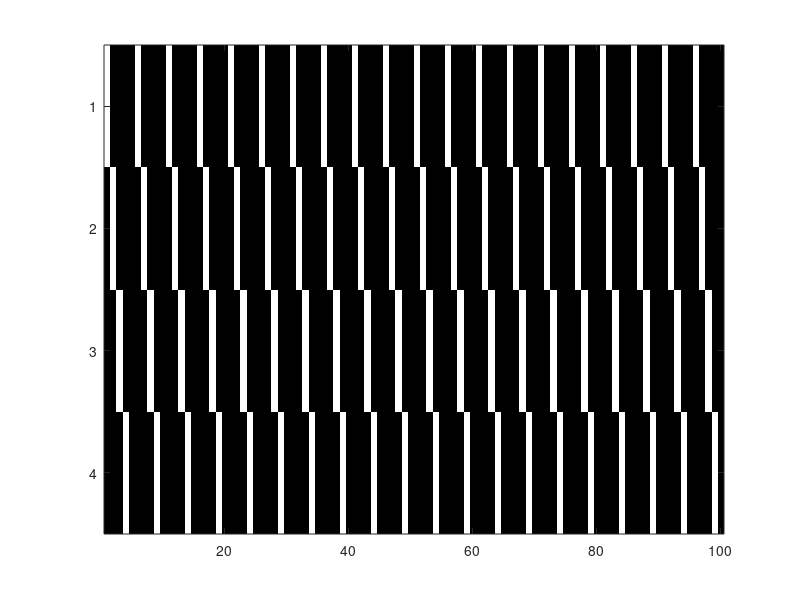
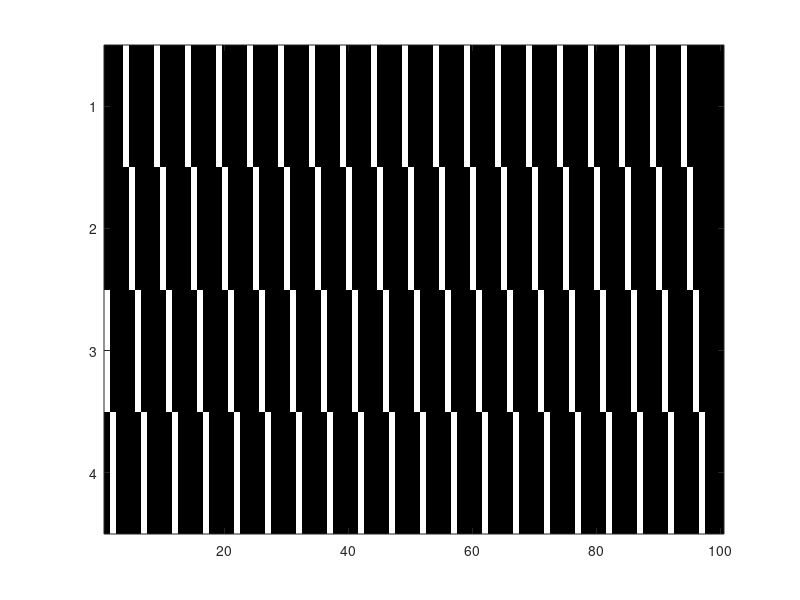
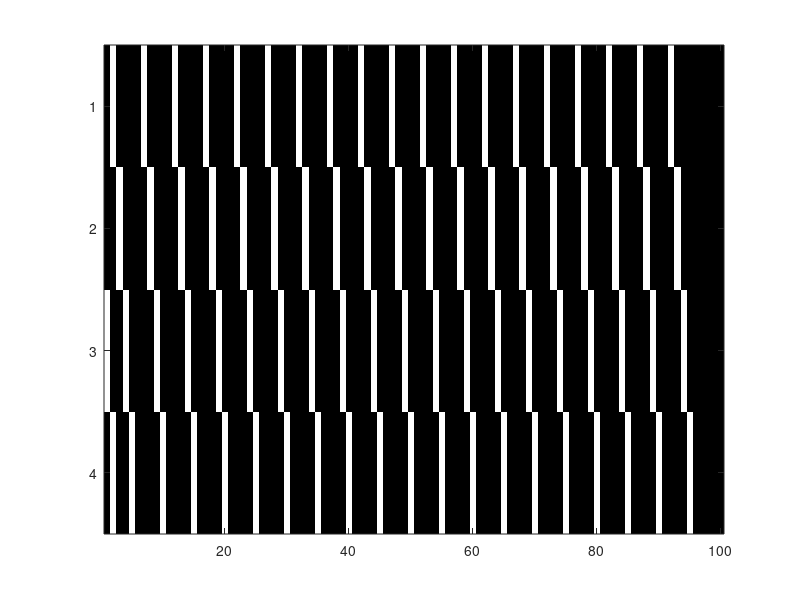
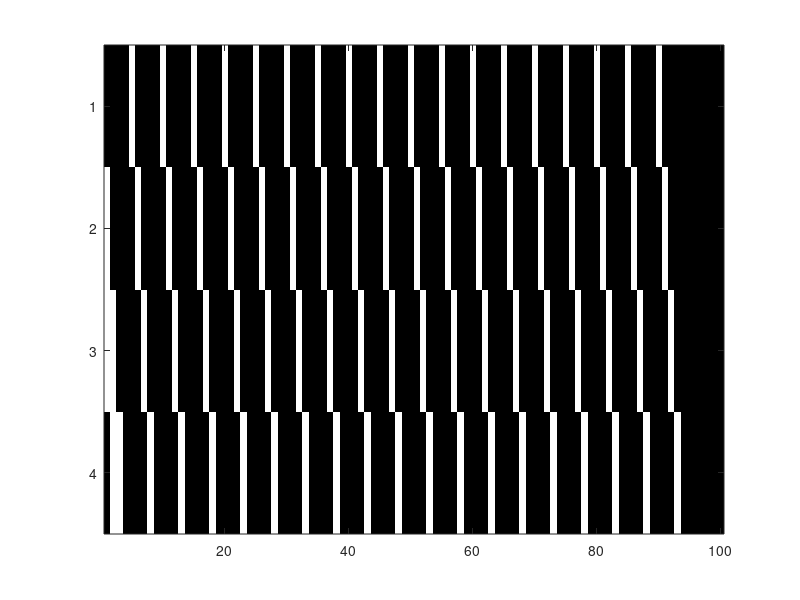

Write MATLAB code to recreate these figures, in order.
my_map = [0,0,0;
          1,0,0;
          0,1,0;
          0,0,1;
          1,1,1];

rect_mat = zeros(4,100);
rect_mat(3,3) = 1;
row_count = size(rect_mat,1);
column_count = length(rect_mat);

for i=1:1:row_count
    for j=i:5:column_count
        if i%2 = 0 
            if j%2 = 0
                rect_mat(i,j) = 1; % Labelling vehicles 1,2,3,4 
            else 
                rect_mat(i,j) = 2;
            end
        else
           if j%2 = 0
                rect_mat(i,j) = 3;
            else 
                rect_mat(i,j) = 4;
            end
        end 
    end
end
figure(1)
colormap(my_map)
imagesc(rect_mat)
for k=2:1:4
    for i=1:1:row_count
        for j=i:1:column_count
            if rect_mat(i,j) == 1||rect_mat(i,j) == 4 
                if j-2 >0
                    rect_mat(i,j-2) = rect_mat(i,j);       % 1 and 4 move 3 blocks per unit time
                    rect_mat(i,j) = 0;
                end
            else
                if j-1 >0
                    rect_mat(i,j-1) = rect_mat(i,j);      % 2 and 3 move 1 block per unit time
                    rect_mat(i,j) = 0;
                end
            end
        end
    end
figure(k)
colormap(my_map)
imagesc(rect_mat)
pause(3)
end
